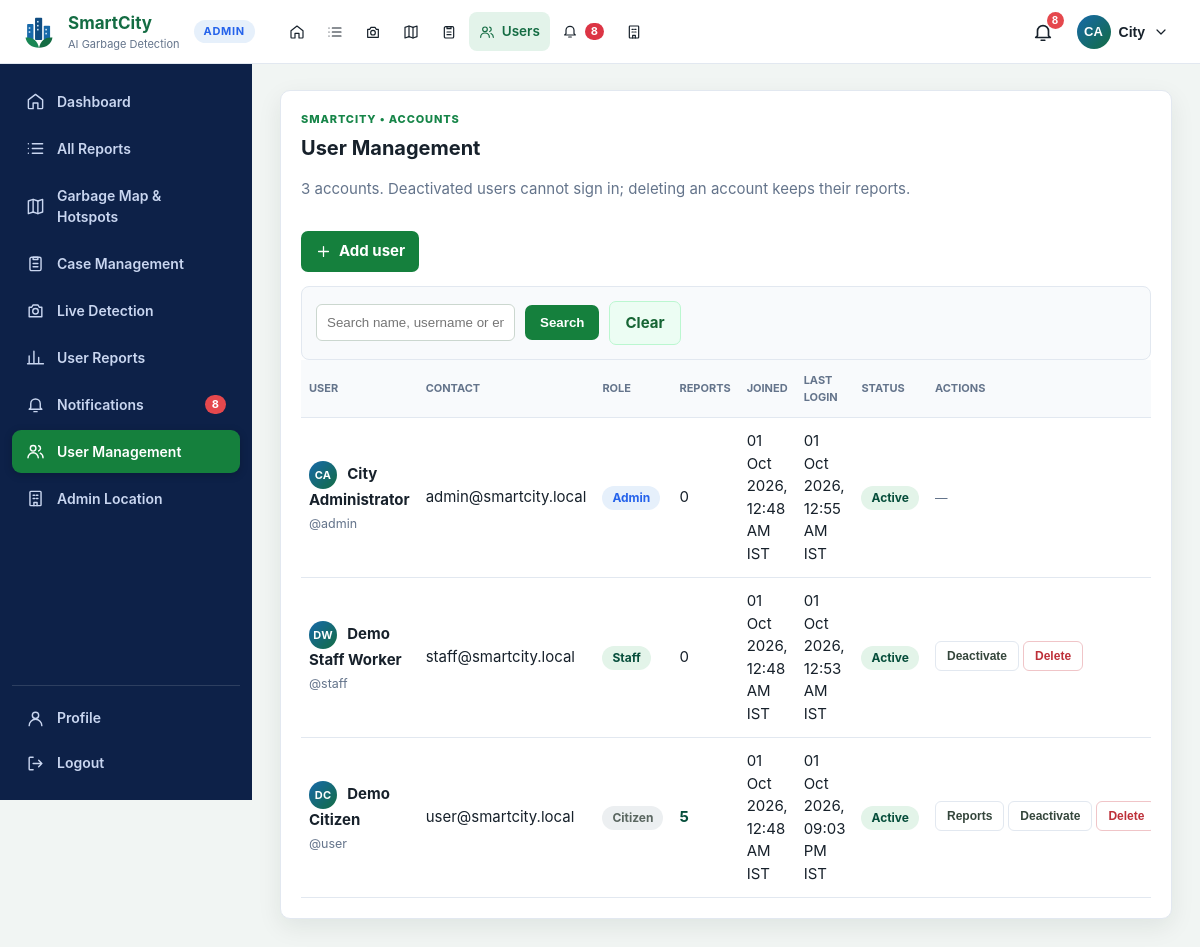
Page /admin/users (signed in) on the committed database.
### tables this page shows
CREATE TABLE users (
    id INTEGER PRIMARY KEY AUTOINCREMENT,
    username TEXT NOT NULL UNIQUE COLLATE NOCASE,
    email TEXT UNIQUE COLLATE NOCASE,
    full_name TEXT NOT NULL,
    phone TEXT,
    password_hash TEXT NOT NULL,
    role TEXT NOT NULL DEFAULT 'user' CHECK(role IN ('admin', 'user', 'staff')),
    is_active INTEGER NOT NULL DEFAULT 1,
    created_at TEXT NOT NULL DEFAULT CURRENT_TIMESTAMP,
    last_login_at TEXT
);

### app/main.py (the view)
    @app.get("/admin/users")
    @admin_required
    def users_admin():
        search = request.args.get("q", "").strip()
        return render_template(
            "users.html",
            users=db.list_users(app.config["DATABASE"], search=search),
            search=search,
            errors=[],
            form={},
        )

### app/auth.py (called while the page is built)
def initials(name: str | None) -> str:
    parts = [p for p in (name or "").split() if p]
    if not parts:
        return "?"
    if len(parts) == 1:
        return parts[0][:2].upper()
    return (parts[0][0] + parts[-1][0]).upper()

def login_required(view):
    @wraps(view)
    def wrapped(*args, **kwargs):
        if g.user is None:
            if request.path.startswith("/api/"):
                return {"ok": False, "error": "Please sign in to continue."}, 401
            next_url = request.full_path.rstrip("?") if request.method == "GET" else None
            login_endpoint = LOGIN_ENDPOINTS[area_for_path(request.path)]
            return redirect(url_for(login_endpoint, next=next_url))
        return view(*args, **kwargs)
    return wrapped

def admin_required(view):
    @wraps(view)
    @login_required
    def wrapped(*args, **kwargs):
        if g.user["role"] != ROLE_ADMIN:
            abort(403)
        return view(*args, **kwargs)
    return wrapped

### app/database/db.py (called while the page is built)
@contextmanager
def connect(database_path: str | Path):
    connection = sqlite3.connect(database_path)
    connection.row_factory = sqlite3.Row
    connection.execute("PRAGMA foreign_keys = ON")
    try:
        yield connection
        connection.commit()
    except Exception:
        connection.rollback()
        raise
    finally:
        connection.close()

def _notification_scope(audience, user_id):
    if audience == "user":
        return "n.audience = 'user' AND d.user_id = ?", [user_id]
    if audience == "staff":
        return (
            "n.audience = 'staff' AND c.assignee_id IN (SELECT id FROM assignees WHERE user_id = ?)",
            [user_id],
        )
    return "n.audience = 'admin'", []

def unread_notification_count(database_path, audience="admin", user_id=None):
    where, params = _notification_scope(audience, user_id)
    with connect(database_path) as connection:
        return connection.execute(
            f"""SELECT COUNT(*) FROM notifications n
                JOIN cases c ON c.id = n.case_id
                JOIN detections d ON d.id = c.detection_id
                WHERE n.is_read = 0 AND {where}""",
            params,
        ).fetchone()[0]

def get_user(database_path, user_id):
    if user_id is None:
        return None
    with connect(database_path) as connection:
        return connection.execute("SELECT * FROM users WHERE id = ?", (user_id,)).fetchone()

### app/templates/users.html (shortened to what this page needs)
{% extends 'admin_base.html' %}{% from '_icons.html' import icon %}
{% block content %}
<section class="panel"><div class="panel-heading"><div><small class="eyebrow">SMARTCITY • ACCOUNTS</small><h2>User Management</h2><p>{{ users|length }} account{{ '' if users|length == 1 else 's' }}. Deactivated users cannot sign in; deleting an account keeps their reports.</p></div></div>
<details class="add-user" {% if errors %}open{% endif %}><summary class="button">{{ icon('plus', 17) }} Add user</summary>
  </details>
<form class="filters" method="get"><input name="q" value="{{ search }}" placeholder="Search name, username or email"><button class="button" type="submit">Search</button><a class="button secondary" href="{{ url_for('users_admin') }}">Clear</a></form>
{% if users %}<div class="table-wrap"><table><thead><tr><th>User</th><th>Contact</th><th>Role</th><th>Reports</th><th>Joined</th><th>Last login</th><th>Status</th><th>Actions</th></tr></thead><tbody>{% for u in users %}<tr><td><span class="avatar sm">{{ u['full_name'].split()[0][:1]|upper }}{{ (u['full_name'].split()[-1][:1]|upper) if u['full_name'].split()|length > 1 else '' }}</span> <b>{{ u['full_name'] }}</b><br><small>@{{ u['username'] }}</small></td><td>{{ u['email'] or '—' }}<br><small>{{ u['phone'] or '' }}</small></td><td><span class="pill {{ 'progress' if u['role'] == 'admin' else ('resolved' if u['role'] == 'staff' else 'none') }}">{{ {'admin':'Admin','staff':'Staff'}.get(u['role'], 'Citizen') }}</span></td><td>{% if u['role'] == 'user' %}<a href="{{ url_for('admin_reports', user=u['id']) }}">{{ u['report_count'] }}</a>{% else %}{{ u['report_count'] }}{% endif %}</td><td>{{ u['created_at']|india_datetime }}</td><td>{{ u['last_login_at']|india_datetime if u['last_login_at'] else 'Never' }}</td><td><span class="pill {{ 'resolved' if u['is_active'] else 'pending' }}">{{ 'Active' if u['is_active'] else 'Deactivated' }}</span></td><td class="row-actions">{% if u['role'] in ['user', 'staff'] %}{% if u['role'] == 'user' %}<a class="mini-btn plain" href="{{ url_for('admin_reports', user=u['id']) }}">Reports</a>{% endif %}<form class="inline" method="post" action="{{ url_for('toggle_user', user_id=u['id']) }}"><button class="mini-btn plain" type="submit">{{ 'Deactivate' if u['is_active'] else 'Reactivate' }}</button></form><form class="inline" method="post" action="{{ url_for('delete_user', user_id=u['id']) }}" data-confirm="Delete the account of {{ u['full_name'] }}? {{ 'Cases they handled keep their name.' if u['role'] == 'staff' else (u['report_count']|string ~ ' report(s) will be kept without an owner.') }}"><button class="mini-btn del" type="submit">Delete</button></form>{% else %}<small>—</small>{% endif %}</td></tr>{% endfor %}</tbody></table></div>{% else %}<div class="empty"><b>No users found</b></div>{% endif %}</section>
{% endblock %}

### app/templates/_profile_menu.html (shortened to what this page needs)
{% from '_icons.html' import icon %}
{% if current_user %}
<div class="profile-menu" data-dropdown>
  <button class="profile-trigger" type="button" data-dropdown-toggle aria-haspopup="menu" aria-expanded="false" aria-label="Account menu">
    <span class="avatar">{{ user_initials }}</span>
    <span class="profile-name">{{ current_user['full_name'].split()[0] }}</span>
    {{ icon('chevron', 16) }}
  </button>
</div>
{% else %}
<div class="auth-links"><a class="button secondary" href="{{ url_for('login') }}">Login</a><a class="button" href="{{ url_for('register') }}">Register</a></div>
{% endif %}

### app/static/css/mobile-app.css (style rules this page uses)
html { -webkit-text-size-adjust:100%;text-size-adjust:100%;-webkit-tap-highlight-color:transparent }
body { padding-left:env(safe-area-inset-left);padding-right:env(safe-area-inset-right);overflow-x:hidden }
table { max-width:100% }
.panel,.table-wrap,.table-scroll { overflow-x:auto }

### app/static/css/app.css (style rules this page uses)
:root { --green:#146c43;--green2:#198754;--blue:#1769aa;--amber:#c97805;--red:#bd3039;--ink:#25332d;--muted:#69766f;--bg:#f5f7f5;--card:#fff;--line:#dfe6e1;--shadow:0 3px 12px #1a30200d }
* { box-sizing:border-box }
body { margin:0;background:var(--bg);color:var(--ink);font:15px/1.5 Arial,Segoe UI,sans-serif }
.button,.danger { display:inline-flex;justify-content:center;align-items:center;gap:7px;border:0;border-radius:6px;background:var(--green2);color:#fff;padding:10px 15px;font-weight:700;text-decoration:none;cursor:pointer }
.button.secondary { background:#e8f2ec;color:var(--green) }
.panel,.stat-grid article { background:var(--card);border:1px solid var(--line);border-radius:8px;box-shadow:var(--shadow) }
.panel { padding:22px;margin-bottom:20px }
.panel-heading { display:flex;justify-content:space-between;gap:16px;margin-bottom:16px }
.panel h2 { margin:0;font-size:20px }
.panel-heading p,small { color:var(--muted) }
input,select { max-width:100%;border:1px solid #cbd7cf;border-radius:6px;padding:10px;background:#fff;color:var(--ink) }
.camera-controls,.camera-actions,.filters,.actions { display:flex;flex-wrap:wrap;gap:9px }
.filters { padding:15px 0;border-top:1px solid var(--line) }
.table-wrap { overflow:auto }
table { width:100%;min-width:700px;border-collapse:collapse }
th,td { padding:12px 8px;border-bottom:1px solid var(--line);text-align:left }
th { font-size:11px;color:var(--muted);text-transform:uppercase }
td a { color:var(--green);font-weight:700;text-decoration:none }

### app/static/css/final-ui.css (style rules this page uses)
:root { --green:#064e3b;--green2:#15803d;--blue:#2563eb;--amber:#f59e0b;--red:#dc2626;--ink:#17212b;--muted:#64748b;--bg:#f5f7f6;--line:#e2e8f0;--shadow:0 8px 24px rgba(15,42,30,.08) }
body { font-family:Inter,ui-sans-serif,system-ui,-apple-system,"Segoe UI",sans-serif;color:var(--ink);background:var(--bg) }
.button { border-radius:7px;padding:9px 14px;background:#15803d;box-shadow:none }
.button.secondary { background:#ecfdf3;color:#166534;border:1px solid #bbf7d0 }
.panel { border-radius:10px;padding:20px;box-shadow:var(--shadow) }
.table-wrap table { background:#fff }
.table-wrap th { background:#f8fafc }
.table-wrap td { vertical-align:middle }
.filters { gap:10px;background:#f8fafc;padding:14px;border-radius:8px;border:1px solid var(--line) }

### app/static/css/final-polish.css (style rules this page uses)
body { background:linear-gradient(145deg,#f7fbf8 0%,#f3f9ff 54%,#f8fcf7 100%) }
.eyebrow { display:block;margin-bottom:5px;color:#168548;font-size:11px;font-weight:800;letter-spacing:.08em }

### app/static/css/portal.css (style rules this page uses)
:root { --navy:#0d2148;--navy2:#132b5c;--sky:#e6f0fb }
.avatar { display:inline-grid;place-items:center;width:34px;height:34px;border-radius:50%;background:linear-gradient(135deg,#1769aa,#146c43);color:#fff;font-weight:700;font-size:13px;letter-spacing:.02em;flex:0 0 auto }
.avatar.sm { width:28px;height:28px;font-size:11px;margin-right:6px;vertical-align:middle }
.profile-menu { position:relative }
.profile-trigger { display:flex;align-items:center;gap:8px;background:none;border:1px solid transparent;border-radius:99px;padding:4px 10px 4px 4px;cursor:pointer;color:var(--ink);font:600 14px/1 Arial,sans-serif }
.pill { display:inline-block;border-radius:99px;padding:3px 10px;font-size:12px;font-weight:700;white-space:nowrap }
.pill.progress { background:#e6f0fb;color:var(--blue) }
.pill.resolved { background:#e3f4e9;color:var(--green) }
.pill.none { background:#eceff1;color:#5a6660 }
.mini-btn { display:inline-block;font:600 12px/1 Arial,sans-serif;padding:8px 11px;margin:0 4px 4px 0;border-radius:6px;border:1px solid transparent;text-decoration:none;cursor:pointer }
.mini-btn.plain { background:#fff;color:#35463c;border-color:var(--line) }
.mini-btn.del { background:#fff;color:#bd3039;border-color:#f0c5c8 }
.row-actions { white-space:nowrap }
.row-actions form.inline { display:inline;margin:0 }
.add-user { margin:0 0 14px }
.add-user summary { list-style:none;display:inline-flex;cursor:pointer }
.admin-body { background:#f1f5f3 }
.admin-content .panel { margin-bottom:20px }
.filters .button,.filters select,.filters input { align-self:center;height:auto }
.filters .button { padding:10px 15px }

### rows in the picture
users: full_name "City", full_name "C", full_name "A", full_name "City Administrator", username "admin", email "admin@smartcity.local", role "Admin", report_count "0", created_at|india_datetime "01 Oct 2026, 12:48 AM IST", last_login_at|india_datetime "01 Oct 2026, 12:55 AM IST", is_active "Active"
users: full_name "D", full_name "W", full_name "Demo Staff Worker", username "staff", email "staff@smartcity.local", role "Staff", report_count "0", created_at|india_datetime "01 Oct 2026, 12:48 AM IST", last_login_at|india_datetime "01 Oct 2026, 12:53 AM IST", is_active "Active", is_active "Deactivate"
users: full_name "D", full_name "C", full_name "Demo Citizen", username "user", email "user@smartcity.local", role "Citizen", report_count "5", created_at|india_datetime "01 Oct 2026, 12:48 AM IST", last_login_at|india_datetime "01 Oct 2026, 09:03 PM IST", is_active "Active", is_active "Deactivate"

### other values in the picture
{{ label }} "Users"
{{ unread_notifications }} "8"
{{ user_initials }} "CA"
{{ label }} "Dashboard" "All Reports" "Garbage Map & Hotspots" "Case Management" "Live Detection" "User Reports" "Notifications" "User Management" "Admin Location"
{{ users|length }} "3"
{{ '' if users|length == 1 else 's' }} "s"
